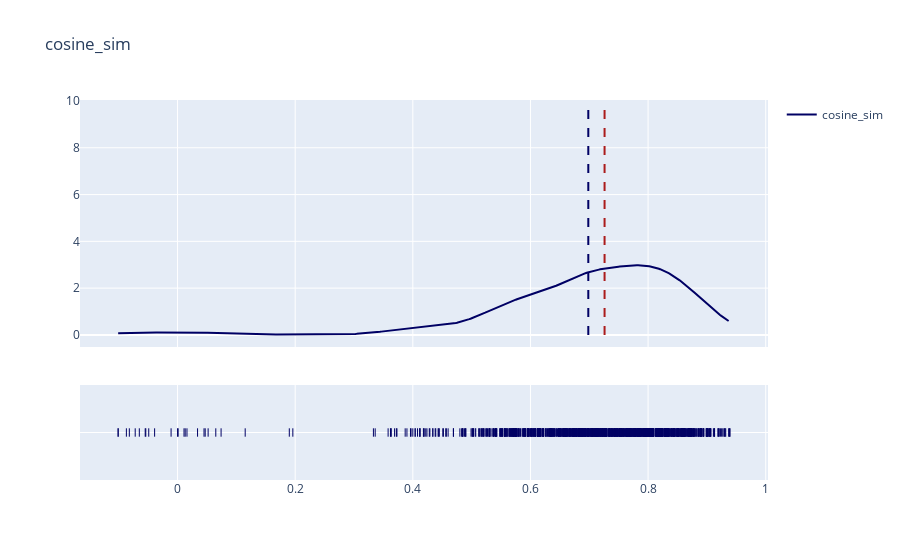

The code cell stored with this chart in its notebook:
### Code cell
PlotMetric(df, 'cosine_sim', ['gemini-pro'], table).metric_distribution().show()

### Figure 1 — Plotly figure (JSON) as saved in the notebook; plotly's stock layout.template omitted (floating-point values rounded to 4 significant figures; data arrays with more than 128 entries replaced by an {"elided": "..."} marker saying what was removed)
{"data": [{"legendgroup": "cosine_sim", "marker": {"color": "rgb(0, 0, 100)"}, "mode": "lines", "name": "cosine_sim", "showlegend": true, "type": "scatter", "x": {"elided": "500 float values"}, "xaxis": "x", "y": {"elided": "500 float values"}, "yaxis": "y"}, {"legendgroup": "cosine_sim", "marker": {"color": "rgb(0, 0, 100)", "symbol": "line-ns-open"}, "mode": "markers", "name": "cosine_sim", "showlegend": false, "type": "scatter", "x": {"elided": "1007 float values"}, "xaxis": "x", "y": {"elided": "1007 str values"}, "yaxis": "y2"}], "layout": {"barmode": "overlay", "hovermode": "closest", "legend": {"traceorder": "reversed"}, "shapes": [{"line": {"color": "rgb(0, 0, 100)", "dash": "dash"}, "type": "line", "x0": 0.6983, "x1": 0.6983, "xref": "x", "y0": 0, "y1": 10, "yref": "y"}, {"line": {"color": "rgb(171, 28, 28)", "dash": "dash"}, "type": "line", "x0": 0.726, "x1": 0.726, "xref": "x", "y0": 0, "y1": 10, "yref": "y"}], "title": {"text": "cosine_sim"}, "xaxis": {"anchor": "y2", "domain": [0, 1], "zeroline": false}, "yaxis": {"anchor": "free", "domain": [0.35, 1], "position": 0}, "yaxis2": {"anchor": "x", "domain": [0, 0.25], "dtick": 1, "showticklabels": false}}}
